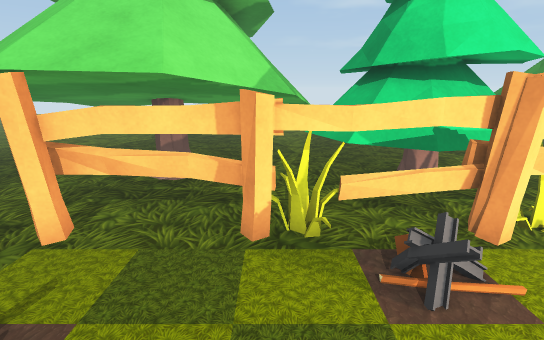
view 1 (above)

24 first-person views from a walk through a scene from a Unity 3-D project. The camera is 1.5 m above the floor, tilts 14° down and sees 80° across. The floor is counted in squares, 0.5 m on a side. Each view is taken from the middle of a square. On the plan, view 1 faces up. The plan holds only what a view shows up to about 20 squares ahead; the rest is blank. The place goes on beyond the plan.

view 2
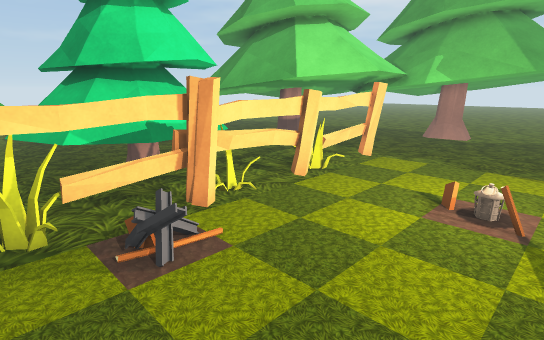

view 3
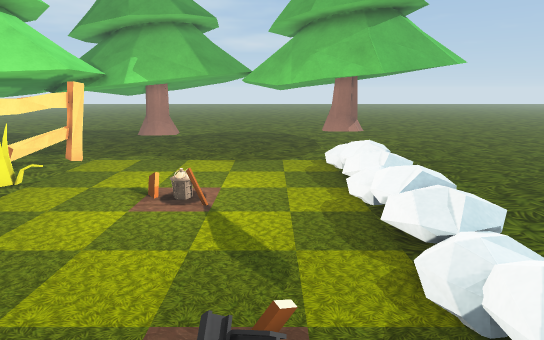

view 4
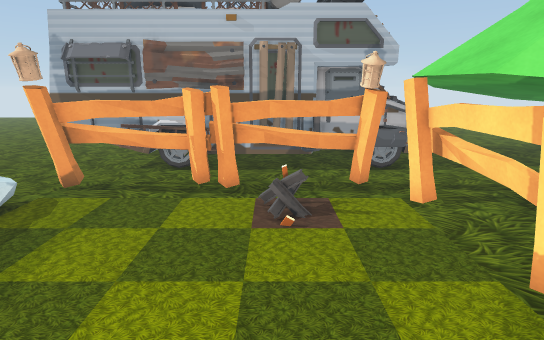

view 5
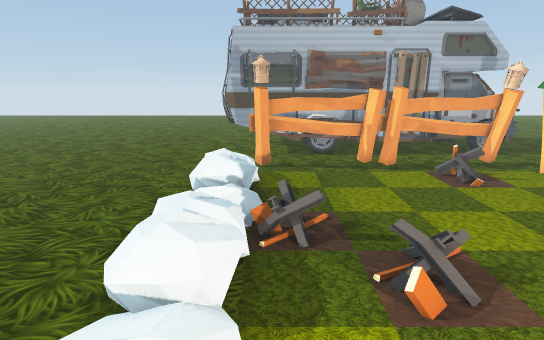

view 6
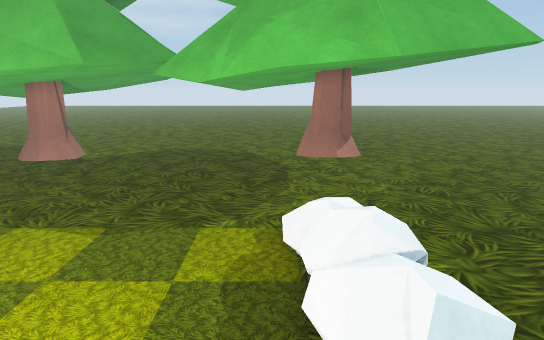

view 7
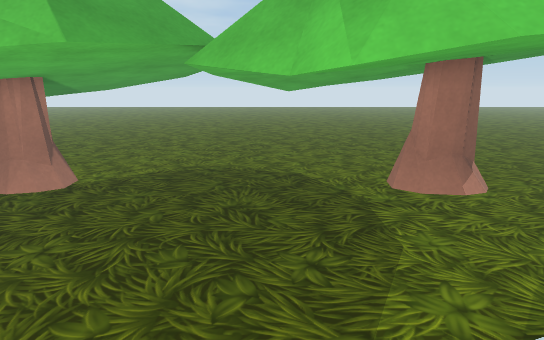

view 8
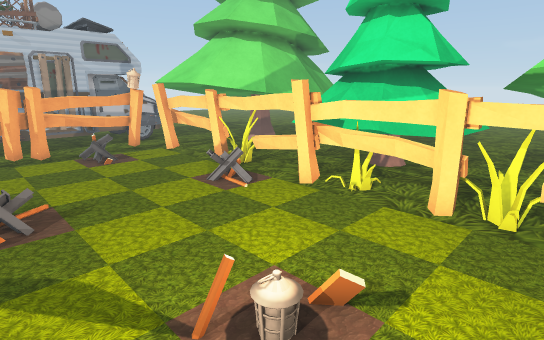

view 9
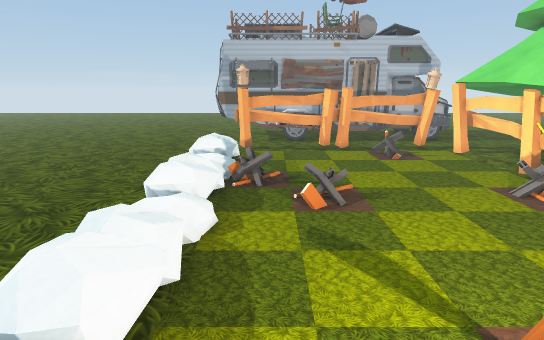

view 10
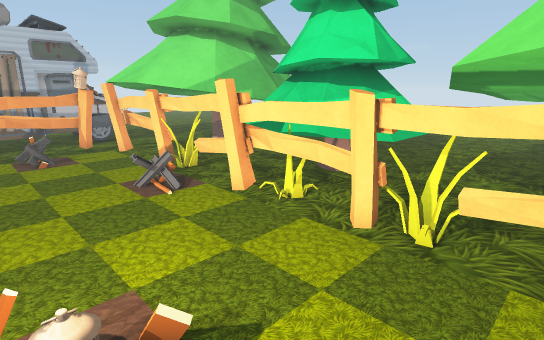

view 11
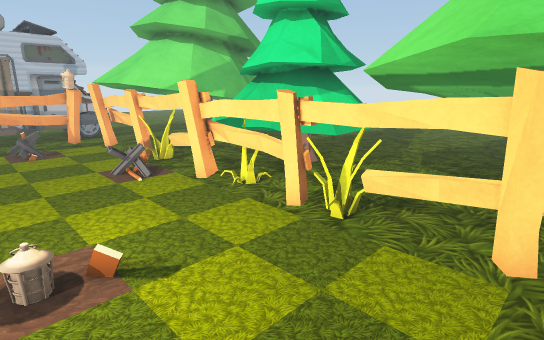

view 12
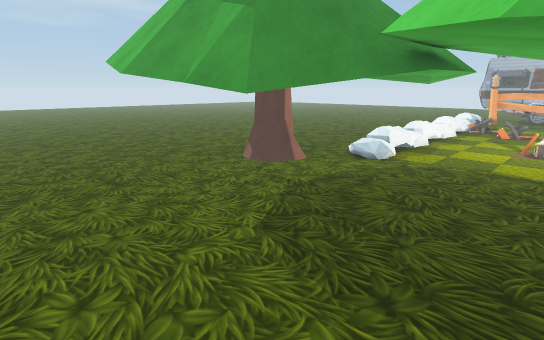

view 13
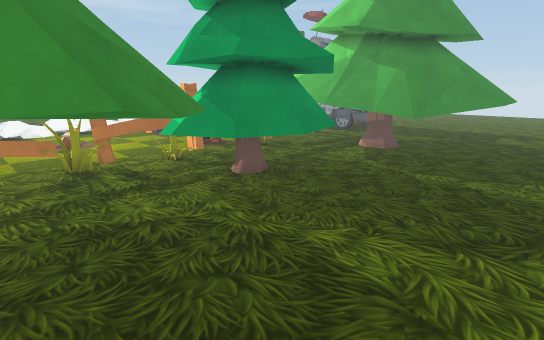

view 14
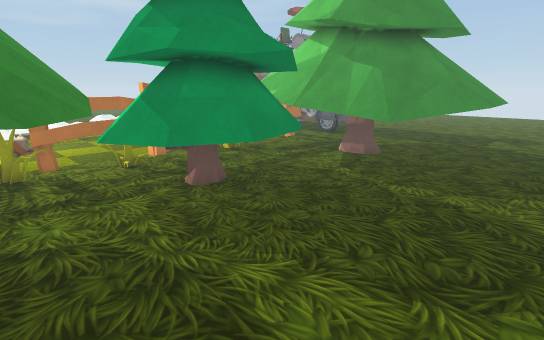

view 15
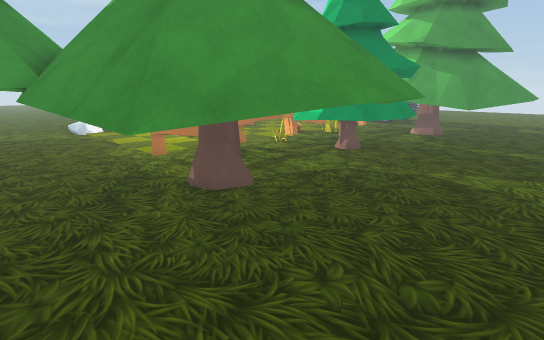

view 16
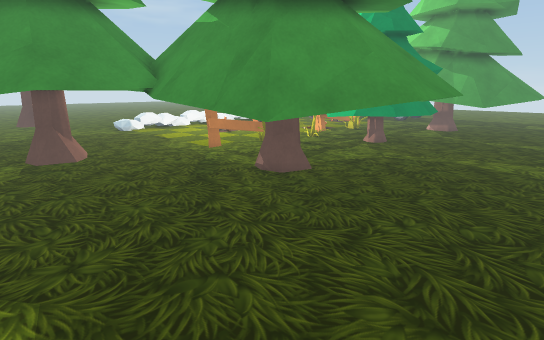

view 17
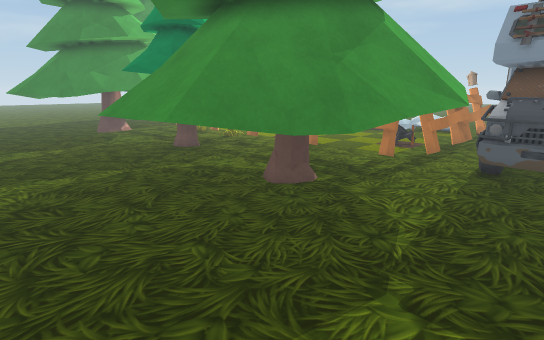

view 18
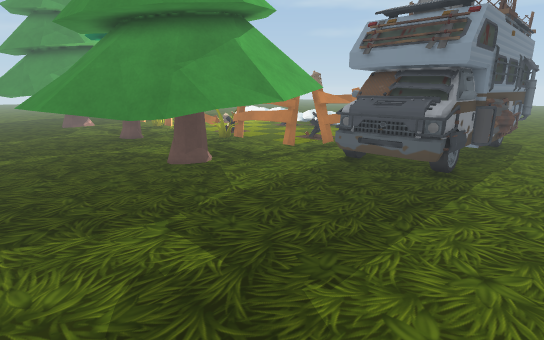

view 19
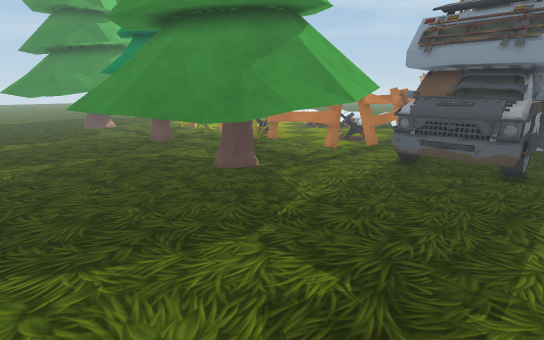

view 20
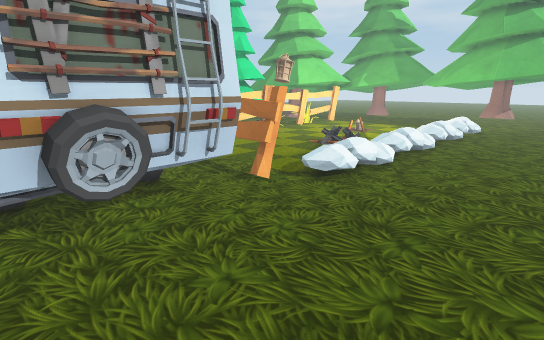

view 21
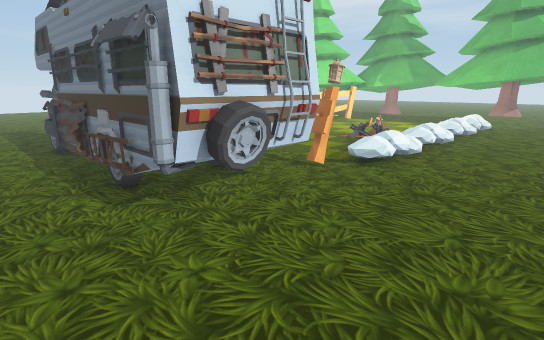

view 22
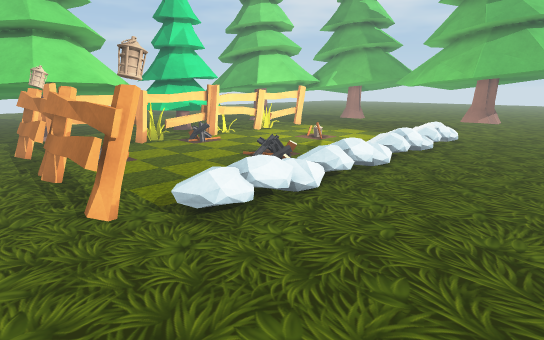

view 23
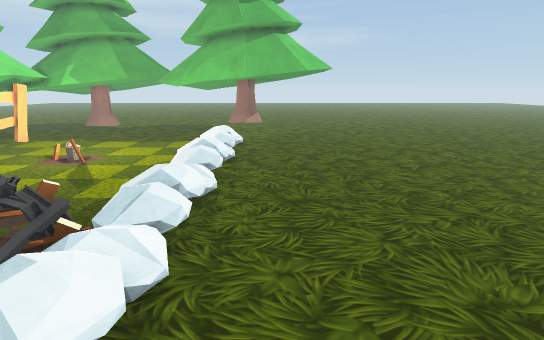

view 24
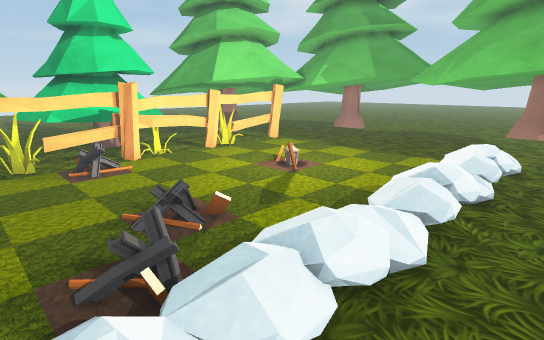

### Floor plan
Key: @ floor where view 1 was taken; # wall or solid block; . main floor; : floor 0.25 m higher than the main floor; + floor 0.5 m higher than the main floor; / step, stairs or slope; = window, fence, low wall or low ledge; T tree; B barrier; H thing the floor can be seen under or through; R rock; F fence; O other object.
Columns run from 16 left of view 1 to 28 right of it. Each row starts with its distance up from view 1.
 20   . ...........  ....................  .
 19 .  ..................................
 18  .....................................
 17  .........TTTTT.............TTTT.......
 16 .........TTTTTTTT..........TTTTTTT......
 15 ........TTTTTTTTTT........TTTTTTTTT.....
 14 ........TTTTTTTTTT..TTT..TTTT  TTTT.....
 13 ........TTTTTTTTTT TTTTTTTTTH # TTTT....
 12 .......TTTTTTTTTTTTTTTTTTTTTHH#  TTT....
 11 .......TTTTTTTTTT TTTTTTTTTHHH#=HTTTTT.. .
 10 ........TTT#.##TTTTTTTTTTTTTHH=HH TTTTT...
  9  .......TTT###TTTTTTTTTTTTTTHHHHHTTTTTTT   ..
  8  ...OOOOTTTTTTTTTTTTTTTT.OTTHHHHTTTT TTT  ...
  7  ..OOOOOOTTTTTTTTOOOTOO..OOOOO.TTTH  H# TT...
  6  ..OOOOOO.TTTTTTOOOOOOOOOOOOOOOTTTHHT=#TTT...
  5  ..OOOOOO.FF.......B...........TTTH.TT#TTT...
  4  ..OOOOOO.FF...................TTHH.TT#TTT...
  3  ..O OOOO.FF/...................TT .. #TTT...
  2  ..OOOOOO.FF//..........................T....
  1  ..OOOOOO.FF............OO...................
  0  ..OOOOOO.FF....@.......O..........TT........
 -1  ..OO OOO.FF....................TTTTTT.......
 -2  ..OOOOOO.FF...................TTTTTTTTT.....
 -3 ...OOOOOO.FF.....B............TTTT  HTTT.....
 -4 ...OOO OO.FF.....+............TTTH  HHTT.....
 -5 ...OOOOOO.FF+////+////+++ ++++T...TT HTTT....
 -6 ...OOOOOO...++////+R///R///++:T...TTT.TTT....
 -7 ....OO............................TTT........
 -8 .............................................
 -9  ............................................
-10   ..........................................
-11   ..........................................
-12 . ..........................................

Where each view was taken, in squares from view 1:
view 1: 0 up, 0 right, facing up
view 2: 1 down, 0 right, facing up-right
view 3: 2 down, 0 right, facing right
view 4: 2 up, 4 right, facing left
view 5: 4 down, 7 right, facing left
view 6: 4 down, 7 right, facing right
view 7: 2 down, 11 right, facing right
view 8: 2 down, 11 right, facing up-left
view 9: 3 down, 11 right, facing left
view 10: 0 up, 12 right, facing up-left
view 11: 0 up, 14 right, facing up-left
view 12: 2 up, 27 right, facing down-left
view 13: 20 up, 13 right, facing down-left
view 14: 20 up, 11 right, facing down-left
view 15: 20 up, 20 right, facing down-left
view 16: 20 up, 23 right, facing down-left
view 17: 20 up, 11 left, facing down-right
view 18: 19 up, 16 left, facing down-right
view 19: 20 up, 14 left, facing down-right
view 20: 12 down, 13 left, facing up-right
view 21: 12 down, 16 left, facing up-right
view 22: 12 down, 8 left, facing up-right
view 23: 8 down, 5 left, facing right
view 24: 8 down, 1 left, facing up-right
